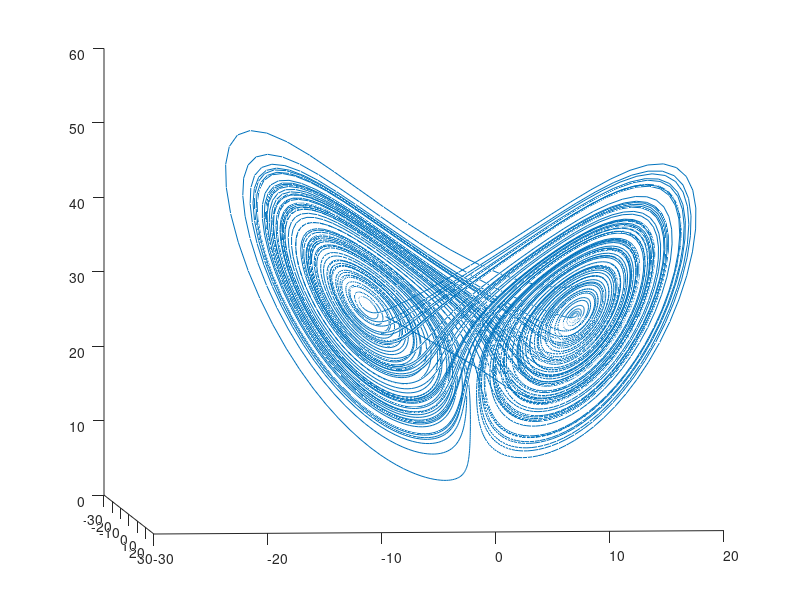

Write the MATLAB code that produced this figure.
h = 0.01;
t0 = 0; t1 = 100;
t = t0:h:t1;
sigma = 10; rho=28; beta=8/3;
x = zeros(3, length(t));
x(:, 1) = [-8; 7; 27];
f = @(x) [sigma * (x(2)-x(1)); x(1) * (rho - x(3)) - x(2); x(1) * x(2) - beta * x(3)]
for j = 2:length(t)
    x(:, j) = x(:, j-1) + h .* f(x(:, j-1));
end
plot3(x(1, :), x(2, :), x(3, :));
view([5, -5]);